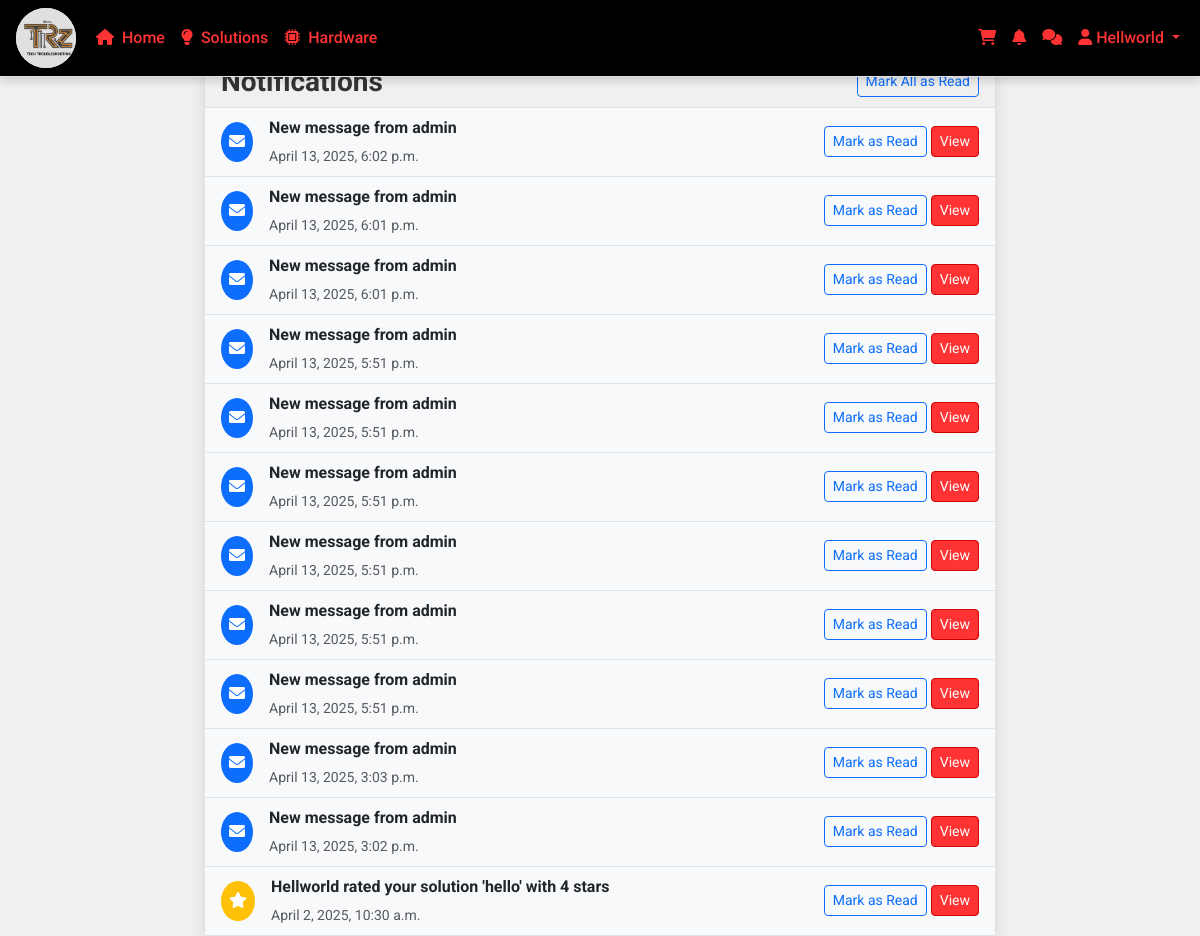
Before: /notifications/ (signed in, upper part) with the older database file.
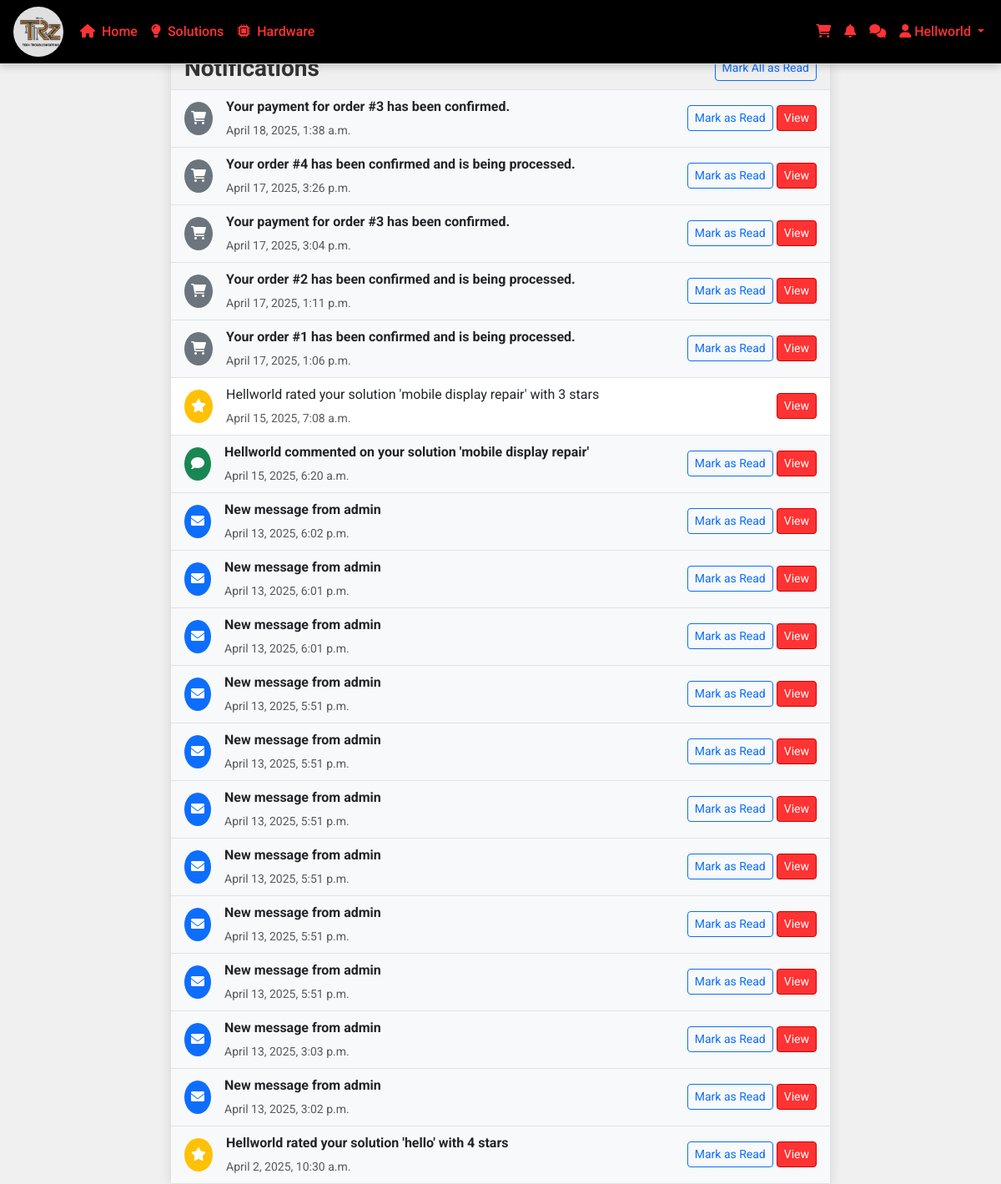
After: the same page with the newer database file.
### TechRescueZoneApp/models.py (models this page shows, shortened)
class Notification(models.Model):
    NOTIFICATION_TYPES = (
        ('message', 'New Message'),
        ('solution_comment', 'Solution Comment'),
        ('solution_like', 'Solution Like'),
        ('solution_rating', 'Solution Rating'),
        ('order_status', 'Order Status Update'),
        ('system', 'System Notification'),
    )
    recipient = models.ForeignKey(User, on_delete=models.CASCADE, related_name='notifications')
    sender = models.ForeignKey(User, on_delete=models.CASCADE, related_name='sent_notifications', null=True, blank=True)
    notification_type = models.CharField(max_length=20, choices=NOTIFICATION_TYPES)
    content = models.TextField()
    link = models.CharField(max_length=255, blank=True, null=True)
    is_read = models.BooleanField(default=False)
    created_at = models.DateTimeField(auto_now_add=True)
    class Meta:
        ordering = ['-created_at']

### TechRescueZoneApp/views.py (the view)
# urls.py: path('notifications/', views.notification_list, name='notification_list'),
@login_required
def notification_list(request):
    notifications = request.user.notifications.all()
    context = {
        'notifications': notifications,
    }
    return render(request, 'notification_list.html', context)

### templates/notification_list.html (shortened to what the changed rows need)
{% extends 'base.html' %}
{% block content %}
<div class="row">
    <div class="col-md-8 mx-auto">
        <div class="card">
            <div class="card-body p-0">
                {% if notifications %}
                <div class="list-group list-group-flush">
                    {% for notification in notifications %}
                    <div class="list-group-item list-group-item-action {% if not notification.is_read %}bg-light{% endif %}">
                        <div class="d-flex justify-content-between align-items-center">
                            <div class="d-flex align-items-center">
                                <div class="me-3">
                                    {% if notification.notification_type == 'message' %}
                                    <div class="bg-primary text-white rounded-circle p-2">
                                        <i class="fas fa-envelope"></i>
                                    </div>
                                    {% elif notification.notification_type == 'solution_comment' %}
                                    <div class="bg-success text-white rounded-circle p-2">
                                        <i class="fas fa-comment"></i>
                                    </div>
                                    {% elif notification.notification_type == 'solution_like' %}
                                    <div class="bg-info text-white rounded-circle p-2">
                                        <i class="fas fa-thumbs-up"></i>
                                    </div>
                                    {% elif notification.notification_type == 'solution_rating' %}
                                    <div class="bg-warning text-white rounded-circle p-2">
                                        <i class="fas fa-star"></i>
                                    </div>
                                    {% elif notification.notification_type == 'order_status' %}
                                    <div class="bg-secondary text-white rounded-circle p-2">
                                        <i class="fas fa-shopping-cart"></i>
                                    </div>
                                    {% else %}
                                    <div class="bg-dark text-white rounded-circle p-2">
                                        <i class="fas fa-bell"></i>
                                    </div>
                                    {% endif %}
                                </div>
                                <div>
                                    <p class="mb-1 {% if not notification.is_read %}fw-bold{% endif %}">{{ notification.content }}</p>
                                    <small class="text-muted">{{ notification.created_at|date:"F j, Y, g:i a" }}</small>
                                </div>
                            </div>
                            <div>
                                {% if not notification.is_read %}
                                <a href="{% url 'TechRescueZoneApp:mark_notification_read' notification.id %}" class="btn btn-sm btn-outline-primary">
                                    Mark as Read
                                </a>
                                {% endif %}
                                {% if notification.link %}
                                <a href="{{ notification.link }}" class="btn btn-sm btn-primary">
                                    View
                                </a>
                                {% endif %}
                            </div>
                        </div>
                    </div>
                    {% endfor %}
                </div>
                {% else %}
                <div class="text-center p-5">
                    <i class="fas fa-bell-slash fa-4x text-muted mb-3"></i>
                    <h4>No Notifications</h4>
                    <p class="text-muted">You don't have any notifications at the moment.</p>
                </div>
                {% endif %}
            </div>
        </div>
    </div>
</div>
{% endblock %}

Changed rows visible on the page:
added Notification: notification_type "order_status" (drawn), content "Your payment for order #3 has been confirmed.", created_at "April 18, 2025, 1:38 a.m.", is_read "Mark as Read"
added Notification: notification_type "order_status" (drawn), content "Your order #4 has been confirmed and is being processed.", created_at "April 17, 2025, 3:26 p.m.", is_read "Mark as Read"
added Notification: notification_type "order_status" (drawn), content "Your payment for order #3 has been confirmed.", created_at "April 17, 2025, 3:04 p.m.", is_read "Mark as Read"
added Notification: notification_type "order_status" (drawn), content "Your order #2 has been confirmed and is being processed.", created_at "April 17, 2025, 1:11 p.m.", is_read "Mark as Read"
added Notification: notification_type "order_status" (drawn), content "Your order #1 has been confirmed and is being processed.", created_at "April 17, 2025, 1:06 p.m.", is_read "Mark as Read"
added Notification: notification_type "solution_rating" (drawn), content "Hellworld rated your solution 'mobile display repair' with 3 stars", created_at "April 15, 2025, 7:08 a.m.", is_read True (drawn)
added Notification: notification_type "solution_comment" (drawn), content "Hellworld commented on your solution 'mobile display repair'", created_at "April 15, 2025, 6:20 a.m.", is_read "Mark as Read"
